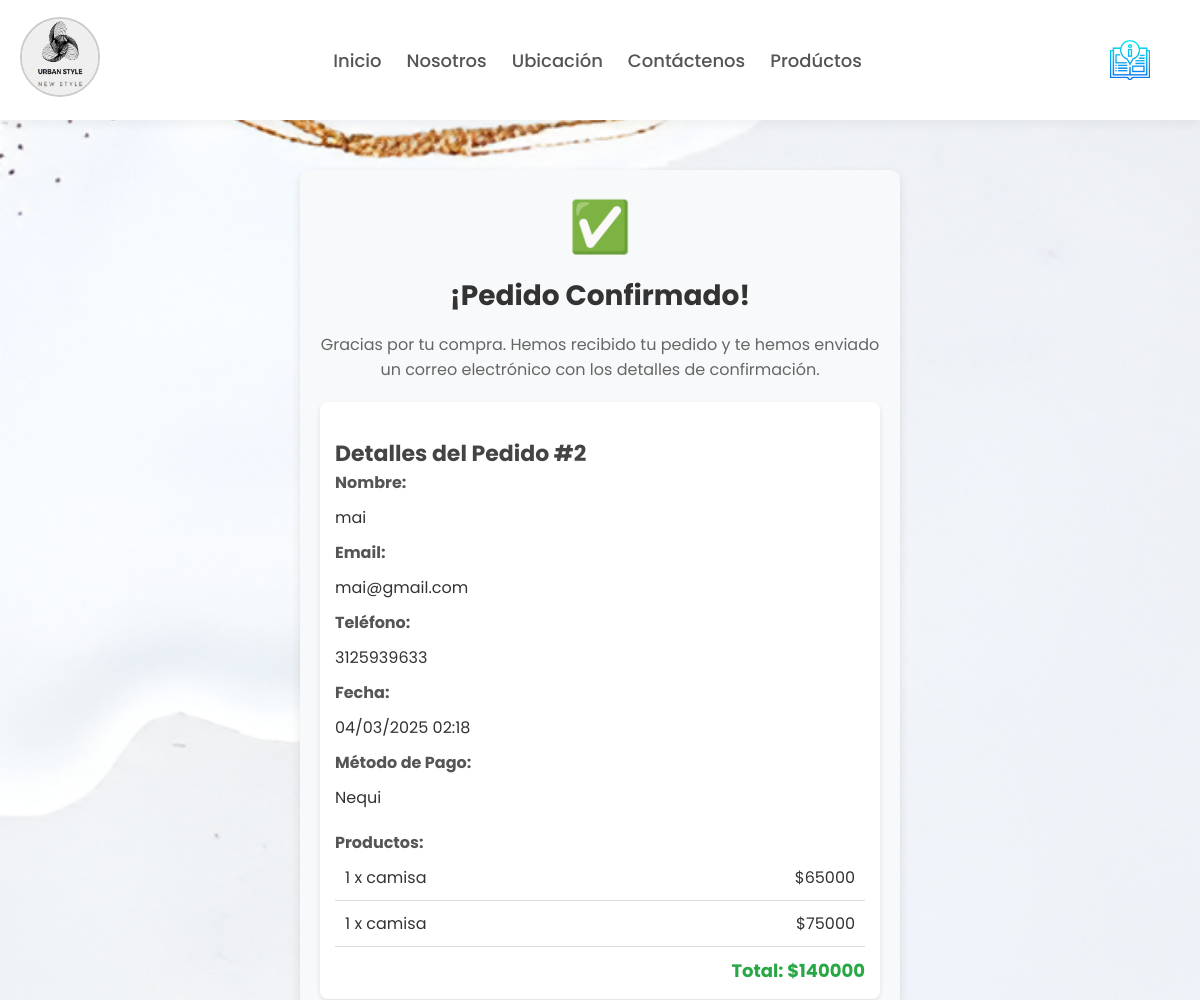
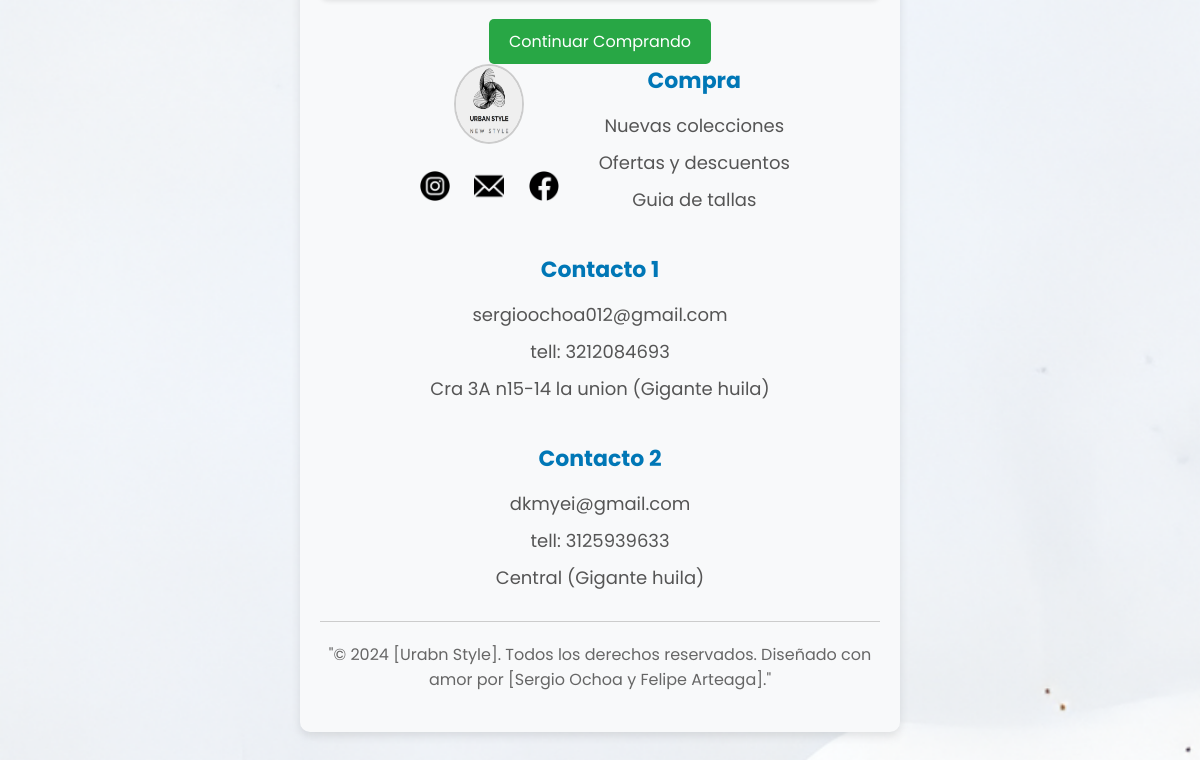
The app's page /confirmac/2/ with its own data (2 pictures, top to bottom).
### productos/models.py (models this page shows, shortened)
class Orden(models.Model):
    usuario = models.ForeignKey(User, on_delete=models.CASCADE, null=True, blank=True)
    nombre = models.CharField(max_length=200)
    email = models.EmailField()
    telefono = models.CharField(max_length=20)
    sesion_id = models.CharField(max_length=100, null=True, blank=True)
    total = models.DecimalField(max_digits=10, decimal_places=0)
    metodo_pago = models.CharField(
        max_length=20,
        choices=[('nequi', 'Nequi'), ('bancolombia', 'Bancolombia')]
    )
    pagado = models.BooleanField(default=False)
    fecha_creacion = models.DateTimeField(auto_now_add=True)

class OrdenItem(models.Model):
    orden = models.ForeignKey(Orden, related_name='items', on_delete=models.CASCADE)
    producto = models.ForeignKey("Producto", on_delete=models.CASCADE)
    precio = models.DecimalField(max_digits=10, decimal_places=0)
    cantidad = models.IntegerField(default=1)
    def subtotal(self):
        return self.precio * self.cantidad

class Producto(models.Model):
    CATEGORIAS = [
        ('Hombre', 'Hombre'),
        ('Mujer', 'Mujer'),
    ]
    nombre = models.CharField(max_length=200)
    descripcion = models.TextField()
    precio = models.DecimalField(max_digits=10, decimal_places=0)
    foto = models.ImageField(upload_to='productos/')
    fecha_creacion = models.DateField(auto_now_add=True)
    categoria = models.CharField(max_length=10, choices=CATEGORIAS, default='Hombre')  # 👈 Campo de categoría

### productos/views.py (the view)
# urls.py: path('confirmac/<int:orden_id>/', views.confirmacion, name='confirmar'),
def confirmacion(request, orden_id):
    try:
        if request.user.is_authenticated:
            orden = Orden.objects.get(id=orden_id, usuario=request.user)
        else:
            orden = Orden.objects.get(id=orden_id, sesion_id=request.session.session_key)
        items = OrdenItem.objects.filter(orden=orden)
        return render(request, 'confirmacion.html', {
            'orden': orden,
            'items': items
        })
    except Orden.DoesNotExist:
        messages.error(request, "Orden no encontrada")
        return redirect('productos')

### productos/templates/confirmacion.html (shortened to what this page needs)
{% extends 'base.html' %}
{% load static %}
{% block content %}
<link rel="stylesheet" href="{% static 'tienda/confirmacion.css' %}">
<div class="confirmacion-container">
    <div class="confirmacion-icon">✅</div>
    <h1 class="confirmacion-titulo">¡Pedido Confirmado!</h1>
    <div class="confirmacion-mensaje">
        Gracias por tu compra. Hemos recibido tu pedido y te hemos enviado un correo electrónico con los detalles de confirmación.
    </div>
    <div class="confirmacion-detalles">
        <h2 class="resumen-titulo">Detalles del Pedido #{{ orden.id }}</h2>
        <div class="confirmacion-datos">
            <div>
                <div class="datos-titulo">Nombre:</div>
                <div>{{ orden.nombre }}</div>
            </div>
            <div>
                <div class="datos-titulo">Email:</div>
                <div>{{ orden.email }}</div>
            </div>
            <div>
                <div class="datos-titulo">Teléfono:</div>
                <div>{{ orden.telefono }}</div>
            </div>
            <div>
                <div class="datos-titulo">Fecha:</div>
                <div>{{ orden.fecha_creacion|date:"d/m/Y H:i" }}</div>
            </div>
            <div>
                <div class="datos-titulo">Método de Pago:</div>
                <div>{{ orden.get_metodo_pago_display }}</div>
            </div>
        </div>
        <div class="confirmacion-items">
            <div class="datos-titulo">Productos:</div>
            {% for item in items %}
            <div class="confirmacion-item">
                <div>{{ item.cantidad }} x {{ item.producto.nombre }}</div>
                <div>${{ item.subtotal }}</div>
            </div>
            {% endfor %}
            <div class="confirmacion-total">
                Total: ${{ orden.total }}
            </div>
        </div>
    </div>
    <div class="confirmacion-acciones">
        <a href="{% url 'productos' %}" class="btn btn-success">
            Continuar Comprando
        </a>
    </div>
    <div class="confirmacion-acc
{% endblock %}

### productos/static/tienda/base.css (style rules this page uses)
* { margin: 0; padding: 0; box-sizing: border-box; text-decoration: none; list-style: none; font-family: "Poppins", sans-serif; }
body { background-image: url('../images/fondo5.png'); background-repeat: no-repeat; background-size: cover; background-attachment: fixed; color: #333; display: flex; flex-direction: column; min-height: 100vh; }

### productos/static/tienda/confirmacion.css (style rules this page uses)
.confirmacion-container { max-width: 600px; margin: 50px auto; padding: 20px; text-align: center; background-color: #f8f9fa; border-radius: 10px; box-shadow: 0px 4px 10px rgba(0, 0, 0, 0.1); }
.confirmacion-icon { font-size: 50px; color: #28a745; margin-bottom: 10px; }
.confirmacion-titulo { font-size: 28px; font-weight: bold; color: #333; }
.resumen-titulo { font-size: 22px; font-weight: bold; margin-top: 20px; color: #444; }
.confirmacion-mensaje { font-size: 16px; color: #666; margin: 15px 0; }
.confirmacion-detalles { text-align: left; margin-top: 20px; background: #fff; padding: 15px; border-radius: 8px; box-shadow: 0px 2px 5px rgba(0, 0, 0, 0.1); }
.confirmacion-datos div { margin-bottom: 10px; }
.datos-titulo { font-weight: bold; color: #555; }
.confirmacion-items { margin-top: 20px; }
.confirmacion-item { display: flex; justify-content: space-between; padding: 10px; border-bottom: 1px solid #ddd; }
.confirmacion-total { font-size: 18px; font-weight: bold; color: #28a745; text-align: right; margin-top: 10px; }
.confirmacion-acciones { margin-top: 20px; }
.btn-success { display: inline-block; padding: 10px 20px; background-color: #28a745; color: white; text-decoration: none; border-radius: 5px; transition: background 0.3s ease; }

### records on screen
Orden: id "2", nombre "mai", email "mai@gmail.com", telefono "3125939633", fecha_creacion "04/03/2025 02:18", metodo_pago "Nequi", total "140000"
OrdenItem: cantidad "1", producto.nombre "camisa", subtotal "65000"
OrdenItem: cantidad "1", producto.nombre "camisa", subtotal "75000"
